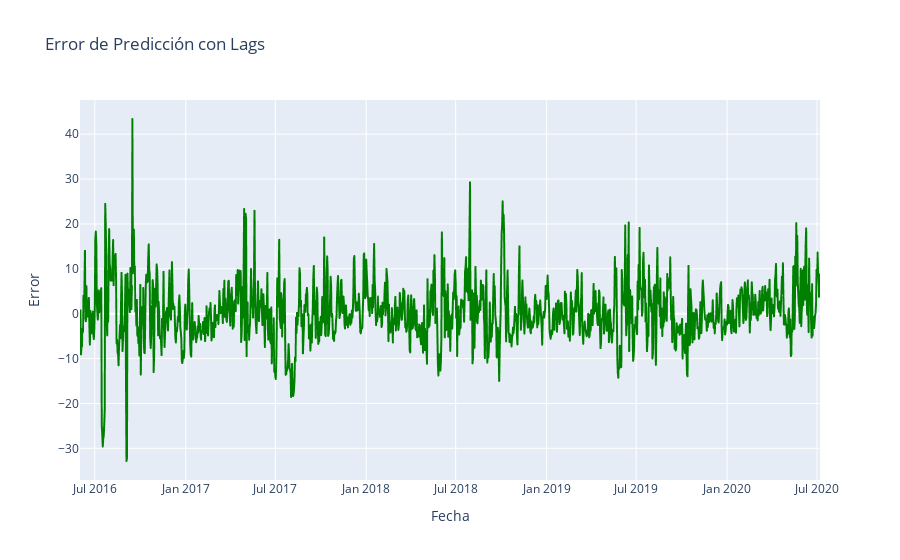

Source (notebook cell):
### Code cell
# Por inspección visual asignamos los siguientes lags:
lags_dict = {
    'Temp_avg': 4,
    'Dew_avg': 4,
    'Hum_avg': 3,
    'Wind_avg': 2,
    'Press_avg': 4
}

# 2. Aplicar lags
for var, n_lags in lags_dict.items():
    for lag in range(1, n_lags + 1):
        clima_df[f'{var}_lag{lag}'] = clima_df[var].shift(lag)

# 3. Imputar valores nulos con la media
clima_df.fillna(clima_df.mean(numeric_only=True), inplace=True)

# Volver a unir con train y test
train_reg_lag = train_df.merge(clima_df, on='date')
test_reg_lag = test_df.merge(clima_df, on='date')

train_prophet_lag = train_reg_lag.rename(columns={'date': 'ds', 'Energy_kWh': 'y'})
test_prophet_lag = test_reg_lag.rename(columns={'date': 'ds', 'Energy_kWh': 'y'})

# 4. Crear y entrenar modelo Prophet con regresores y lags
regresores_lags = regresores + [f'{var}_lag{l}' for var, n in lags_dict.items() for l in range(1, n + 1)]

model_lag = Prophet(yearly_seasonality=True)
for reg in regresores_lags:
    model_lag.add_regressor(reg)

model_lag.fit(train_prophet_lag[['ds', 'y'] + regresores_lags])

# 5. Predicciones y gráficos
future_lag = pd.concat([train_prophet_lag, test_prophet_lag], axis=0).reset_index(drop=True)
forecast_lag = model_lag.predict(future_lag[['ds'] + regresores_lags])

fig3 = model_lag.plot(forecast_lag)
fig4 = model_lag.plot_components(forecast_lag)

# 6. Calcular MAE
y_train_pred_lag = forecast_lag.loc[:len(train_prophet_lag)-1, 'yhat'].values
y_test_pred_lag = forecast_lag.loc[len(train_prophet_lag):, 'yhat'].values

mae_train_lag = mean_absolute_error(train_prophet_lag['y'], y_train_pred_lag)
mae_test_lag = mean_absolute_error(test_prophet_lag['y'], y_test_pred_lag)

print(f'MAE Train (con regresores + lags): {mae_train_lag:.2f} kWh')
print(f'MAE Test (con regresores + lags): {mae_test_lag:.2f} kWh')

# 7. Gráfico del error
df_all_lag = pd.concat([train_prophet_lag, test_prophet_lag], axis=0).reset_index(drop=True)
df_all_lag['yhat'] = forecast_lag['yhat']
df_all_lag['error'] = df_all_lag['y'] - df_all_lag['yhat']

fig_error_lag = px.line(df_all_lag, x='ds', y='error', title='Error de Predicción con Lags', labels={'ds': 'Fecha', 'error': 'Error'})
fig_error_lag.update_traces(line_color='green')
fig_error_lag.show()

### Figure 1 — Plotly figure (JSON) as saved in the notebook; plotly's stock layout.template omitted (floating-point values rounded to 4 significant figures; data arrays with more than 128 entries replaced by an {"elided": "..."} marker saying what was removed)
{"data": [{"hovertemplate": "Fecha=%{x}<br>Error=%{y}<extra></extra>", "legendgroup": "", "line": {"color": "green", "dash": "solid"}, "marker": {"symbol": "circle"}, "mode": "lines", "name": "", "showlegend": false, "type": "scattergl", "x": {"elided": "1498 str values"}, "xaxis": "x", "y": {"elided": "1498 float values"}, "yaxis": "y"}], "layout": {"legend": {"tracegroupgap": 0}, "title": {"text": "Error de Predicción con Lags"}, "xaxis": {"anchor": "y", "domain": [0, 1], "title": {"text": "Fecha"}}, "yaxis": {"anchor": "x", "domain": [0, 1], "title": {"text": "Error"}}}}
